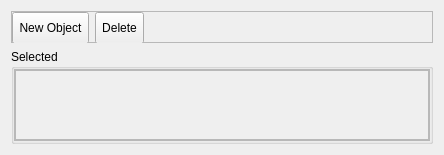
           <widget class="QFrame" name="frame_Objects">
            <property name="enabled">
             <bool>true</bool>
            </property>
            <property name="sizePolicy">
             <sizepolicy hsizetype="Preferred" vsizetype="Preferred">
              <horstretch>0</horstretch>
              <verstretch>0</verstretch>
             </sizepolicy>
            </property>
            <property name="minimumSize">
             <size>
              <width>444</width>
              <height>0</height>
             </size>
            </property>
            <layout class="QGridLayout" name="gridLayout_6">
             <item row="1" column="0">
              <widget class="QGroupBox" name="groupBox_selectedObjects">
               <property name="title">
                <string>Selected</string>
               </property>
               <layout class="QVBoxLayout" name="verticalLayout">
                <property name="spacing">
                 <number>6</number>
                </property>
                <property name="leftMargin">
                 <number>0</number>
                </property>
                <property name="topMargin">
                 <number>0</number>
                </property>
                <property name="rightMargin">
                 <number>0</number>
                </property>
                <property name="bottomMargin">
                 <number>0</number>
                </property>
                <item>
                 <widget class="QFrame" name="frame_5">
                  <property name="frameShape">
                   <enum>QFrame::StyledPanel</enum>
                  </property>
                  <property name="frameShadow">
                   <enum>QFrame::Raised</enum>
                  </property>
                  <layout class="QVBoxLayout" name="verticalLayout_2">
                   <property name="leftMargin">
                    <number>0</number>
                   </property>
                   <property name="topMargin">
                    <number>0</number>
                   </property>
                   <property name="rightMargin">
                    <number>0</number>
                   </property>
                   <property name="bottomMargin">
                    <number>0</number>
                   </property>
                   <item>
                    <widget class="QScrollArea" name="scrollArea_4">
                     <property name="sizePolicy">
                      <sizepolicy hsizetype="Preferred" vsizetype="Preferred">
                       <horstretch>0</horstretch>
                       <verstretch>0</verstretch>
                      </sizepolicy>
                     </property>
                     <property name="sizeAdjustPolicy">
                      <enum>QAbstractScrollArea::AdjustIgnored</enum>
                     </property>
                     <property name="widgetResizable">
                      <bool>true</bool>
                     </property>
                     <property name="alignment">
                      <set>Qt::AlignLeading|Qt::AlignLeft|Qt::AlignTop</set>
                     </property>
                     <widget class="QWidget" name="scrollAreaWidgetContents">
                      <property name="geometry">
                       <rect>
                        <x>0</x>
                        <y>0</y>
                        <width>420</width>
                        <height>584</height>
                       </rect>
                      </property>
                      <property name="sizePolicy">
                       <sizepolicy hsizetype="MinimumExpanding" vsizetype="MinimumExpanding">
                        <horstretch>0</horstretch>
                        <verstretch>0</verstretch>
                       </sizepolicy>
                      </property>
                     </widget>
                    </widget>
                   </item>
                  </layout>
                 </widget>
                </item>
               </layout>
              </widget>
             </item>
             <item row="0" column="0">
              <widget class="QFrame" name="frame_4">
               <property name="maximumSize">
                <size>
                 <width>16777215</width>
                 <height>32</height>
                </size>
               </property>
               <property name="frameShape">
                <enum>QFrame::StyledPanel</enum>
               </property>
               <property name="frameShadow">
                <enum>QFrame::Raised</enum>
               </property>
               <layout class="QHBoxLayout" name="horizontalLayout">
                <property name="leftMargin">
                 <number>0</number>
                </property>
                <property name="topMargin">
                 <number>0</number>
                </property>
                <property name="rightMargin">
                 <number>0</number>
                </property>
                <property name="bottomMargin">
                 <number>0</number>
                </property>
                <item>
                 <widget class="NewEventToolButton" name="newEventToolButton">
                  <property name="minimumSize">
                   <size>
                    <width>40</width>
                    <height>32</height>
                   </size>
                  </property>
                  <property name="toolTip">
                   <string>&lt;html&gt;&lt;head/&gt;&lt;body&gt;&lt;p&gt;Add a new event to the map.&lt;/p&gt;&lt;/body&gt;&lt;/html&gt;</string>
                  </property>
                  <property name="text">
                   <string>New Object</string>
                  </property>
                  <property name="icon">
                   <iconset resource="resources/images.qrc">
                    <normaloff>:/icons/add.ico</normaloff>:/icons/add.ico</iconset>
                  </property>
                  <property name="toolButtonStyle">
                   <enum>Qt::ToolButtonTextBesideIcon</enum>
                  </property>
                 </widget>
                </item>
                <item>
                 <widget class="QToolButton" name="toolButton_deleteObject">
                  <property name="sizePolicy">
                   <sizepolicy hsizetype="Fixed" vsizetype="Fixed">
                    <horstretch>0</horstretch>
                    <verstretch>0</verstretch>
                   </sizepolicy>
                  </property>
                  <property name="minimumSize">
                   <size>
                    <width>40</width>
                    <height>32</height>
                   </size>
                  </property>
                  <property name="toolTip">
                   <string>&lt;html&gt;&lt;head/&gt;&lt;body&gt;&lt;p&gt;Delete the selected event from the map.&lt;/p&gt;&lt;/body&gt;&lt;/html&gt;</string>
                  </property>
                  <property name="text">
                   <string>Delete</string>
                  </property>
                  <property name="icon">
                   <iconset resource="resources/images.qrc">
                    <normaloff>:/icons/delete.ico</normaloff>:/icons/delete.ico</iconset>
                  </property>
                  <property name="toolButtonStyle">
                   <enum>Qt::ToolButtonTextBesideIcon</enum>
                  </property>
                  <property name="autoRaise">
                   <bool>false</bool>
                  </property>
                 </widget>
                </item>
                <item>
                 <spacer name="horizontalSpacer_3">
                  <property name="orientation">
                   <enum>Qt::Horizontal</enum>
                  </property>
                  <property name="sizeHint" stdset="0">
                   <size>
                    <width>40</width>
                    <height>20</height>
                   </size>
                  </property>
                 </spacer>
                </item>
               </layout>
              </widget>
             </item>
            </layout>
           </widget>
